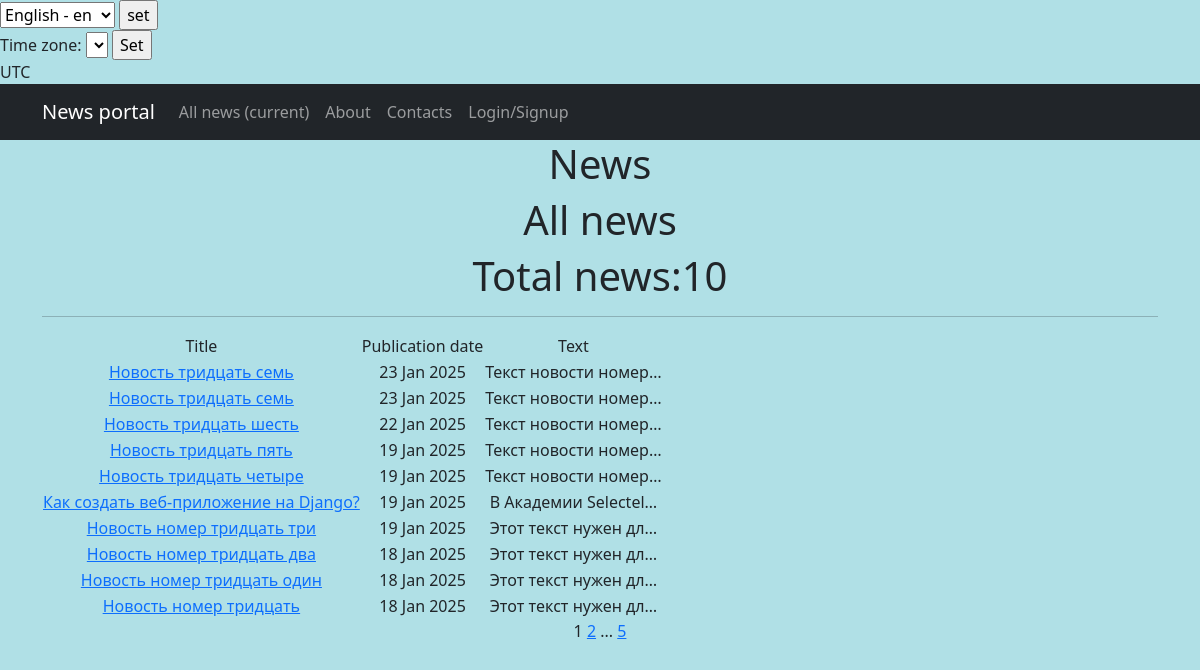
Page /news/ on the committed database.
### news_app/models.py (models this page shows, shortened)
class Post(models.Model):
    ARTICLE = 'AR'
    NEWS = 'NW'
    POST_TYPES = [
        (ARTICLE, 'Article'),
        (NEWS, 'News'),
    ]
    author = models.ForeignKey(Author, on_delete=models.CASCADE)
    type = models.CharField(max_length=2, choices=POST_TYPES, default=NEWS)
    created_at = models.DateTimeField(auto_now_add=True)
    categories = models.ManyToManyField(Category, through='PostCategory', verbose_name = pgettext_lazy('help text for Post model', 'This is the help text'),)
    title = models.CharField(max_length=128)
    text = models.TextField()
    rating = models.IntegerField(default=0)
    is_active = models.BooleanField(default=True)

### news_app/views.py (the view)
# urls.py: path('news/', NewsListView.as_view(), name='news_list'),  #'news_app.urls'
class NewsListView(ListView):
    model = Post
    ordering = 'created_at'
    template_name = 'news_list.html'  # шаблон для списка новостей
    context_object_name = 'posts'
    paginate_by = 10
    def get_queryset(self):
        return Post.objects.filter(type='NW').order_by('-created_at')

### news_app/templatetags/censor_filters.py (called while the page is built)
@register.filter(name='censor')
def censor(value):
    if not isinstance(value, str):
        raise ValueError("Censor filter can only be applied to strings.")
    for word in BAD_WORDS:
        value = value.replace(word, f"{word[0]}{'*' * (len(word) - 1)}")
        value = value.replace(word.capitalize(), f"{word[0]}{'*' * (len(word) - 1)}")
    return value

### templates/news_list.html (shortened to what this page needs)
{% extends 'news.html' %}
{% load i18n %}
{% block content %}
    <h1>{% trans "News" %}</h1>
    {{ block.super }}
{% endblock content %}

### templates/news.html (shortened to what this page needs)
{% extends 'flatpages/default.html' %}
{% load censor_filters %}
{% load i18n %}
            {% get_available_languages as LANGUAGES %}
            {% get_language_info_list for LANGUAGES as languages %}
{% block content %}
    <h1>{% trans "All news" %}</h1>
    <h1>{% trans "Total news:" %}{{ posts|length }}</h1>
    <hr>
    {% if posts %}
        <table>
            <tr>
                <td>{% trans "Title" %}</td>
                <td>{% trans "Publication date"%}</td>
                <td>{% trans "Text" %}</td>
            </tr>
            {% for post in posts %}
            <tr>
                <td>
                    <a href="{% url 'post_detail' post.pk %}">{{ post.title|censor }}</a>
                </td>
                <td>{{ post.created_at|date:'d M Y'  }}</td>
                <td>{{ post.text|truncatechars:20|censor }}</td>
            </tr>
            {% endfor %}
        </table>
    {% else %}
        <h2>{% trans "There is no news!" %}</h2>
    {% endif %}
    {{ page_obj.number }}
    {% if page_obj.has_next %}
        <a href="?page={{ page_obj.next_page_number }}">{{ page_obj.next_page_number }}</a>
        {% if paginator.num_pages != page_obj.next_page_number %}
            ...
            <a href="?page={{ page_obj.paginator.num_pages }}">{{ page_obj.paginator.num_pages }}</a>
        {% endif %}
    {% endif %}
{% endblock content %}

### rows in the picture
Post: title|censor "Новость тридцать семь", created_at "23 Jan 2025", text|censor "Текст новости номер…"
Post: title|censor "Новость тридцать семь", created_at "23 Jan 2025", text|censor "Текст новости номер…"
Post: title|censor "Новость тридцать шесть", created_at "22 Jan 2025", text|censor "Текст новости номер…"
Post: title|censor "Новость тридцать пять", created_at "19 Jan 2025", text|censor "Текст новости номер…"
Post: title|censor "Новость тридцать четыре", created_at "19 Jan 2025", text|censor "Текст новости номер…"
Post: title|censor "Как создать веб-приложение на Django?", created_at "19 Jan 2025", text|censor "В Академии Selectel…"
Post: title|censor "Новость номер тридцать три", created_at "19 Jan 2025", text|censor "Этот текст нужен дл…"
Post: title|censor "Новость номер тридцать два", created_at "18 Jan 2025", text|censor "Этот текст нужен дл…"
Post: title|censor "Новость номер тридцать один", created_at "18 Jan 2025", text|censor "Этот текст нужен дл…"
Post: title|censor "Новость номер тридцать", created_at "18 Jan 2025", text|censor "Этот текст нужен дл…"

### other values in the picture
{{ TIME_ZONE }} "UTC"
{{ posts|length }} "10"
{{ page_obj.number }} "1"
{{ page_obj.next_page_number }} "2"
{{ page_obj.paginator.num_pages }} "5"
form field language "English - en"
